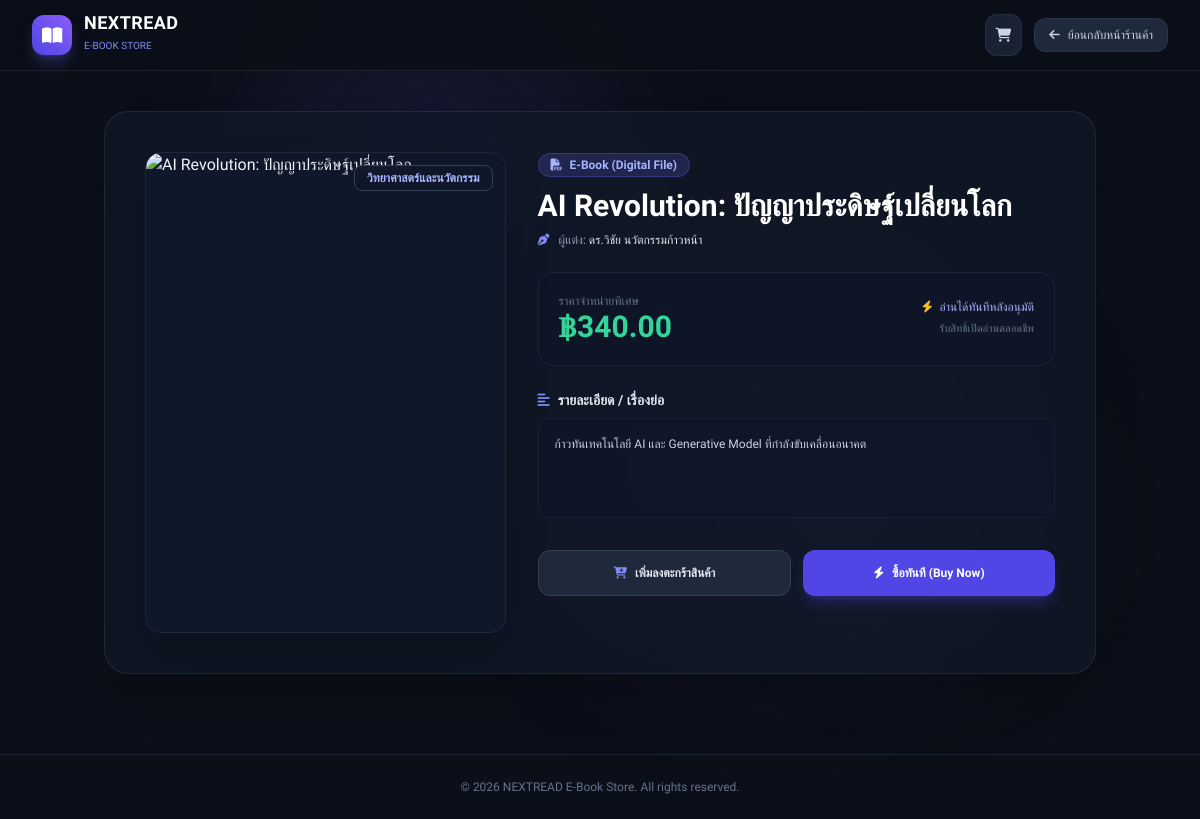
/book_detail.php?id=8, run on the app's committed database.
### tables this page shows
CREATE TABLE IF NOT EXISTS `ebooks` (
  `ebook_id` int(11) NOT NULL AUTO_INCREMENT,
  `title` varchar(255) NOT NULL,
  `author_id` int(11) DEFAULT NULL,
  `category_id` int(11) DEFAULT NULL,
  `price` decimal(10,2) NOT NULL CHECK (`price` >= 0),
  `description` text DEFAULT NULL,
  `cover_image` varchar(255) DEFAULT NULL,
  `file_path` varchar(255) DEFAULT NULL,
  `is_active` tinyint(1) NOT NULL DEFAULT 1,
  `created_at` datetime NOT NULL DEFAULT CURRENT_TIMESTAMP,
  PRIMARY KEY (`ebook_id`),
  KEY `fk_author` (`author_id`),
  KEY `fk_category` (`category_id`),
  CONSTRAINT `fk_author` FOREIGN KEY (`author_id`) REFERENCES `authors` (`author_id`) ON DELETE SET NULL,
  CONSTRAINT `fk_category` FOREIGN KEY (`category_id`) REFERENCES `categories` (`category_id`) ON DELETE SET NULL
);

CREATE TABLE IF NOT EXISTS `categories` (
  `category_id` int(11) NOT NULL AUTO_INCREMENT,
  `category_name` varchar(100) NOT NULL UNIQUE,
  `description` text DEFAULT NULL,
  PRIMARY KEY (`category_id`)
);

CREATE TABLE IF NOT EXISTS `authors` (
  `author_id` int(11) NOT NULL AUTO_INCREMENT,
  `author_name` varchar(150) NOT NULL,
  `biography` text DEFAULT NULL,
  PRIMARY KEY (`author_id`)
);

### book_detail.php (the view, shortened to what this page needs)
<?php
require_once 'config.php';
$ebook_id = isset($_GET['id']) ? intval($_GET['id']) : 0;
$book = null;
if ($ebook_id > 0 && isset($conn)) {
    $stmt = $conn->prepare("SELECT e.*, a.author_name, c.category_name
                            FROM ebooks e
                            LEFT JOIN authors a ON e.author_id = a.author_id
                            LEFT JOIN categories c ON e.category_id = c.category_id
                            WHERE e.ebook_id = ?");
    $stmt->bind_param("i", $ebook_id);
    $stmt->execute();
    $result = $stmt->get_result();
    if ($result && $result->num_rows > 0) {
        $book = $result->fetch_assoc();
    }
}
$default_cover = "https://images.unsplash.com/photo-1543002588-bfa74002ed7e?w=500&q=80";
$img_url = !empty($book['cover_image']) ? $book['cover_image'] : $default_cover;
?>
<!DOCTYPE html>
<html lang="th">
<head>
    <script src="https://cdn.tailwindcss.com"></script>
    <link rel="stylesheet" href="https://cdnjs.cloudflare.com/ajax/libs/font-awesome/6.4.0/css/all.min.css">
    <link rel="stylesheet" href="assets/style.css">
</head>
<body class="min-h-screen flex flex-col justify-between antialiased">
    <div class="bg-ambient">
        <div class="ambient-orb-2"></div>
        <div class="ambient-orb-3"></div>
    </div>
    <div class="page-container flex flex-col min-h-screen">
        <nav class="glass-nav sticky top-0 z-50 px-4 md:px-8 py-3.5 flex items-center justify-between">
            <a href="index.php" class="flex items-center gap-3">
                <div class="w-10 h-10 rounded-xl bg-gradient-to-tr from-indigo-600 to-violet-500 flex items-center justify-center text-white shadow-lg shadow-indigo-500/30">
                    <i class="fa-solid fa-book-open text-lg"></i>
                </div>
                <div>
                    <span class="font-bold text-lg text-white tracking-wide block leading-none">NEXTREAD</span>
                    <span class="text-[10px] text-indigo-400 font-medium">E-BOOK STORE</span>
                </div>
            </a>
            <div class="flex items-center gap-3 text-xs">
                <a href="cart.php" class="p-2.5 rounded-xl bg-slate-800/80 hover:bg-slate-700 text-slate-300 transition relative flex items-center justify-center border border-slate-700/50">
                    <i class="fa-solid fa-cart-shopping text-sm"></i>
                </a>
                <a href="index.php" class="px-3.5 py-2 rounded-xl bg-slate-800 text-slate-300 hover:text-white transition flex items-center gap-2 border border-slate-700/50">
                    <i class="fa-solid fa-arrow-left"></i> ย้อนกลับหน้าร้านค้า
                </a>
            </div>
        </nav>
        <main class="max-w-5xl mx-auto w-full px-4 py-10 flex-1 space-y-10">
            <div class="glass-card tilt-card rounded-3xl p-6 md:p-10 grid grid-cols-1 md:grid-cols-12 gap-8 items-start shadow-2xl">
                <div class="md:col-span-5 flex justify-center">
                    <div class="w-full max-w-sm aspect-[3/4] rounded-2xl overflow-hidden bg-slate-900 border border-slate-800 shadow-2xl relative book-cover-3d">
                        <img src="<?php echo htmlspecialchars($img_url); ?>"
                             alt="<?php echo htmlspecialchars($book['title']); ?>"
                             onerror="this.onerror=null; this.src='<?php echo $default_cover; ?>';"
                             class="w-full h-full object-cover">
                        <span class="absolute top-3 right-3 bg-slate-900/90 backdrop-blur-md text-indigo-300 text-xs font-bold px-3 py-1 rounded-lg border border-slate-700">
                            <?php echo htmlspecialchars($book['category_name'] ?? 'E-Book'); ?>
                        </span>
                    </div>
                </div>
                <div class="md:col-span-7 space-y-6">
                    <div>
                        <span class="px-3 py-1 bg-indigo-500/20 text-indigo-300 text-xs font-semibold rounded-full border border-indigo-500/30">
                            <i class="fa-solid fa-file-pdf mr-1"></i> E-Book (Digital File)
                        </span>
                        <h1 class="text-2xl md:text-3xl font-extrabold text-white mt-3 mb-2 leading-tight">
                            <?php echo htmlspecialchars($book['title']); ?>
                        </h1>
                        <p class="text-xs text-slate-400">
                            <i class="fa-solid fa-pen-nib text-indigo-400 mr-1.5"></i> ผู้แต่ง:
                            <span class="text-slate-200 font-medium"><?php echo htmlspecialchars($book['author_name'] ?: 'ไม่ระบุผู้แต่ง'); ?></span>
                        </p>
                    </div>
                    <div class="p-5 rounded-2xl bg-slate-900/90 border border-slate-800/80 flex items-center justify-between shadow-inner">
                        <div>
                            <span class="text-xs text-slate-500 block">ราคาจำหน่ายพิเศษ</span>
                            <span class="text-3xl font-black text-emerald-400">฿<?php echo number_format($book['price'], 2); ?></span>
                        </div>
                        <div class="text-right">
                            <span class="text-xs text-indigo-300 font-medium block"><i class="fa-solid fa-bolt text-amber-400 mr-1"></i> อ่านได้ทันทีหลังอนุมัติ</span>
                            <span class="text-[11px] text-slate-500">รับสิทธิ์เปิดอ่านตลอดชีพ</span>
                        </div>
                    </div>
                    <div>
                        <h3 class="text-sm font-semibold text-slate-200 mb-2 flex items-center gap-2">
                            <i class="fa-solid fa-align-left text-indigo-400"></i> รายละเอียด / เรื่องย่อ
                        </h3>
                        <div class="text-xs text-slate-300 leading-relaxed bg-slate-900/60 p-4 rounded-xl border border-slate-800/60 min-h-[100px]">
                            <?php echo nl2br(htmlspecialchars($book['description'] ?: 'ไม่มีข้อมูลรายละเอียดเพิ่มเติมสำหรับหนังสือเล่มนี้')); ?>
                        </div>
                    </div>
                    <div class="pt-2 flex flex-col sm:flex-row gap-3">
                        <a href="cart.php?action=add&id=<?php echo $book['ebook_id']; ?>"
                           class="flex-1 py-3.5 px-6 rounded-xl bg-slate-800 hover:bg-slate-700 text-slate-200 font-semibold text-xs text-center transition border border-slate-700 flex items-center justify-center gap-2 hover:border-indigo-500/50">
                            <i class="fa-solid fa-cart-plus text-indigo-400"></i> เพิ่มลงตะกร้าสินค้า
                        </a>
                        <a href="cart.php?action=add&id=<?php echo $book['ebook_id']; ?>&checkout=1"
                           class="flex-1 py-3.5 px-6 rounded-xl bg-indigo-600 hover:bg-indigo-500 text-white font-semibold text-xs text-center transition shadow-lg shadow-indigo-600/30 flex items-center justify-center gap-2">
                            <i class="fa-solid fa-bolt"></i> ซื้อทันที (Buy Now)
                        </a>
                    </div>
                </div>
            </div>
        </main>
        <footer class="border-t border-slate-800/80 py-6 text-center text-xs text-slate-500 mt-10">
            <p>© <?php echo date('Y'); ?> NEXTREAD E-Book Store. All rights reserved.</p>
        </footer>
    </div>
</body>
</html>

### assets/style.css (style rules this page uses)
:root { --primary: #6366f1; --primary-glow: rgba(99, 102, 241, 0.35); --accent: #10b981; --bg-dark: #0b0f19; --glass-bg: rgba(17, 24, 39, 0.75); --glass-border: rgba(255, 255, 255, 0.08); }
body { font-family: 'Prompt', sans-serif; background-color: var(--bg-dark); color: #f1f5f9; overflow-x: hidden; position: relative; }
.bg-ambient { position: fixed; top: 0; left: 0; width: 100vw; height: 100vh; pointer-events: none; z-index: 0; overflow: hidden; }
.ambient-orb-2 { position: absolute; bottom: 5%; right: 10%; width: 600px; height: 600px; background: radial-gradient(circle, rgba(168, 85, 247, 0.12) 0%, rgba(168, 85, 247, 0) 70%); border-radius: 50%; filter: blur(70px); animation: orbFloat2 22s ease-in-out infinite alternate; }
.ambient-orb-3 { position: absolute; top: 40%; left: 60%; width: 400px; height: 400px; background: radial-gradient(circle, rgba(16, 185, 129, 0.08) 0%, rgba(16, 185, 129, 0) 70%); border-radius: 50%; filter: blur(50px); animation: orbFloat3 20s ease-in-out infinite alternate; }
.page-container { position: relative; z-index: 10; }
.glass-card { background: var(--glass-bg); backdrop-filter: blur(16px); -webkit-backdrop-filter: blur(16px); border: 1px solid var(--glass-border); transition: transform 0.35s cubic-bezier(0.16, 1, 0.3, 1), box-shadow 0.35s cubic-bezier(0.16, 1, 0.3, 1), border-color 0.35s ease; }
.glass-nav { background: rgba(11, 15, 25, 0.88); backdrop-filter: blur(16px); -webkit-backdrop-filter: blur(16px); border-bottom: 1px solid var(--glass-border); }
.book-cover-3d { perspective: 800px; transform-style: preserve-3d; }
.book-cover-3d img { transition: transform 0.5s cubic-bezier(0.16, 1, 0.3, 1), filter 0.3s ease; }
.stagger-item { animation: staggerFadeIn 0.4s cubic-bezier(0.16, 1, 0.3, 1) forwards; }
button, .btn-action, a.rounded-xl { transition: all 0.2s cubic-bezier(0.16, 1, 0.3, 1); }

### data on the page
ebooks: category.category_name "วิทยาศาสตร์และนวัตกรรม", title "AI Revolution: ปัญญาประดิษฐ์เปลี่ยนโลก", author.author_name "ดร.วิชัย นวัตกรรมก้าวหน้า", price "340.00", description "ก้าวทันเทคโนโลยี AI และ Generative Model ที่กำลังขับเคลื่อนอนาคต"
